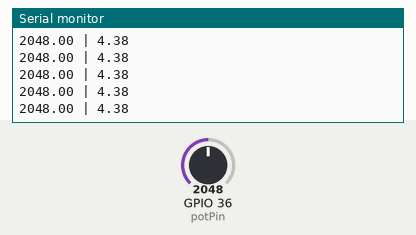
Bench run of a sketch on a simulated ESP32. Parts: the last lines printed to the serial monitor. The test bench sets the inputs (shaded band); at power-on: GPIO 36 (potPin) = 2048. WiFi joins after 1.5 s; servers stay silent unless stated.

Above: at 3.1 s.
3.2 s: GPIO 36 (potPin) set to 2866
At 3.46 s:
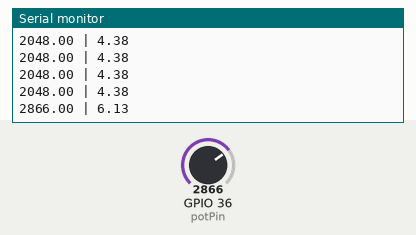
4.7 s: GPIO 36 (potPin) set to 3603
At 4.87 s:
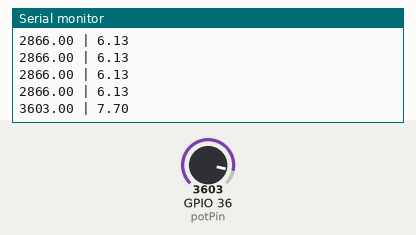
Timing chart, 0 to 7.7 s (numbered marks = the images above; inputs shaded):
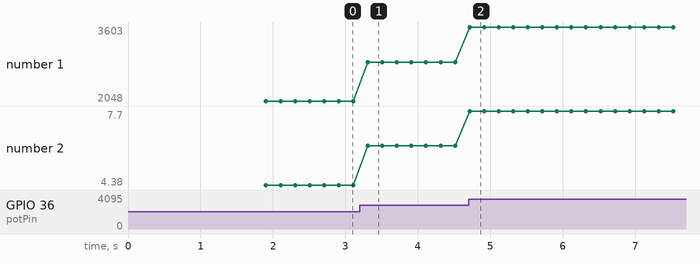

Measured:
- after the input at 3.2 s, the serial monitor: prints a new line after 0.11 s (image 1)
- after the input at 4.7 s, the serial monitor: prints a new line at once (image 2)
- plotted number 1: 2048 → 2866 after the input at 3.2 s, 2866 → 3603 after the input at 4.7 s
- plotted number 2: 4.38 → 6.13 after the input at 3.2 s, 6.13 → 7.7 after the input at 4.7 s

The sketch:

water_PH_esp_32.ino
```cpp
#define BLYNK_TEMPLATE_ID "TMPL3KRt-_Fs9"
#define BLYNK_TEMPLATE_NAME "Water management"
#define BLYNK_AUTH_TOKEN "g2WmQ0OzUrLRkzKd1A4ro-yEvzg6l3R8"

#define BLYNK_PRINT Serial

#include <WiFi.h>
#include <WiFiClient.h>
#include <BlynkSimpleEsp32.h>
//const int potPin=A0;
const int potPin=36;
float ph;
float Value=0;

//String apiKey = "1S2U0Zglg9swb9ydOPrp5Ywa1_wFMDMK"; // Enter your Write API key from ThingSpeak

String AUTH = "g2WmQ0OzUrLRkzKd1A4ro-yEvzg6l3R8";
const char *ssid = "Salil OnePlus"; // replace with your wifi ssid and wpa2 key
const char *pass = "12345678";
//const char* server = "api.thingspeak.com";// don't change this
//
//WiFiClient client;
//

void setup()
{
  // Debug console
  Serial.begin(9600);
   pinMode(potPin,INPUT);
   delay(100);

  Blynk.begin(BLYNK_AUTH_TOKEN, ssid, pass);
}


//BLYNK_WRITE(V0) // V5 is the number of Virtual Pin
//{
//  int potPin= param.asInt();
//}


//void setup() {
//  // put your setup code here, to run once:
//  Serial.begin();
//  pinMode(potPin,INPUT);
// delay(1000);
//
//  Serial.print("Connecting to ");
//  Serial.println(ssid);
//  WiFi.begin(ssid, password);
//  while (WiFi.status() != WL_CONNECTED) {
//    delay(2000);
//    Serial.print(".");
//  }
//  // Print local IP address and start web server
//  Serial.println("");
//  Serial.println("WiFi connected.");
//  Serial.println("IP address: ");
//  Serial.println(WiFi.localIP());
//
//}

void loop() {
  // put your main code here, to run repeatedly:
//Value= analogRead(potPin);
Value= analogRead(potPin);
Serial.print(Value);
Serial.print(" | ");

float voltage=Value*(3.3/5095.0);
ph=(3.3*voltage);
Serial.println(ph);
Blynk.virtualWrite(V0,ph);
delay(200);
Blynk.run();
}
```
